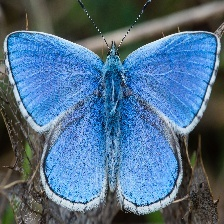
#> input picture dataset/train/ADONIS/006.jpg, 224 x 224 px, found by its file name; its folder holds 3 pictures in this run
$ python train_svc_hog_cascade.py
#> lines starting #> are read from the running program, lines starting #| are printed output that depends on the picture
# train_svm_cascade_with_report.py

import os
import numpy as np
from skimage import color, io, transform
from skimage.feature import hog
from sklearn.svm import SVC
from sklearn.preprocessing import StandardScaler
from sklearn.metrics import classification_report
from joblib import dump
from tqdm import tqdm
import argparse

# Cấu hình
IMAGE_SIZE  = (128, 128)
HOG_PARAMS  = {
    'orientations':    9,
    'pixels_per_cell': (16, 16),
    'cells_per_block': (2, 2),
    'block_norm':      'L2-Hys',
    'transform_sqrt':  True,
}
SVM_KERNEL  = 'rbf'
SVM_C       = 1.0
SVM_GAMMA   = 'scale'
CHUNK_SIZE  = 1000    # ảnh/chunk để gom SV

def extract_hog(path):
#> called with path = '/dataset/train/ADONIS/006.jpg'
    img = io.imread(path)
#> img is the input picture: shape (224, 224, 3); mean R, G, B 80.9, 111.6, 138.8
    if img.ndim == 3:
        img = color.rgb2gray(img)
#> img: shape (224, 224) float64
    img = transform.resize(img, IMAGE_SIZE, anti_aliasing=True)
#> img: shape (128, 128) float64
    return hog(img, **HOG_PARAMS)

def get_file_label_pairs(split_dir):
    pairs = []
    for cls in sorted(os.listdir(split_dir)):
        d = os.path.join(split_dir, cls)
        if not os.path.isdir(d):
            continue
        for fn in os.listdir(d):
            if fn.lower().endswith(('.jpg','jpeg','png')):
                pairs.append((os.path.join(d, fn), cls))
    return pairs

def train_on_chunk(pairs, scaler):
    feats, labels = [], []
    for path, label in pairs:
        feats.append(extract_hog(path))
        labels.append(label)
    X = np.vstack(feats)
    X = scaler.transform(X)
    y = np.array(labels)
    clf = SVC(kernel=SVM_KERNEL, C=SVM_C, gamma=SVM_GAMMA)
    clf.fit(X, y)
    return clf.support_vectors_, y[clf.support_]

def cascade_train(dataset_dir):
    train_pairs = get_file_label_pairs(os.path.join(dataset_dir, 'train'))
    classes     = sorted({lbl for _, lbl in train_pairs})

    # Fit scaler online
    scaler = StandardScaler()
    for i in range(0, len(train_pairs), CHUNK_SIZE):
        chunk = train_pairs[i:i+CHUNK_SIZE]
        Xc = np.vstack([extract_hog(p) for p,_ in chunk])
#> call 2 of extract_hog, with path = '/dataset/train/ADONIS/042.jpg'
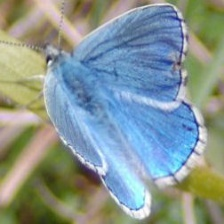
#> input picture dataset/train/ADONIS/042.jpg, 224 x 224 px, found by its file name
#> in extract_hog, img is the input picture: shape (224, 224, 3); mean R, G, B 134.6, 150.1, 147.4
#> in extract_hog (call 2), `img = color.rgb2gray(img)`:
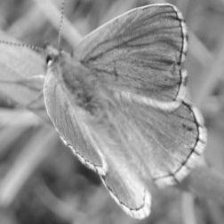
#> img: shape (224, 224) float64; min 0.127, max 0.998, mean 0.575
#> call 3 of extract_hog, with path = '/dataset/train/ADONIS/082.jpg'
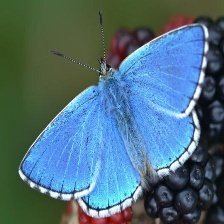
#> input picture dataset/train/ADONIS/082.jpg, 224 x 224 px, found by its file name
#> in extract_hog, img is the input picture: shape (224, 224, 3); mean R, G, B 79, 110, 123.3
#> in extract_hog (call 3), `img = transform.resize(img, IMAGE_SIZE, anti_aliasing=True)`:
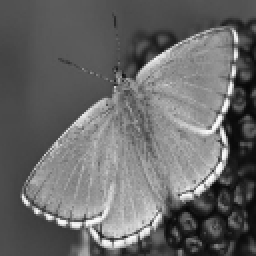
#> img: shape (128, 128) float64 (shown 2 times larger); min 0.0251, max 0.986, mean 0.409
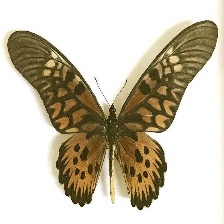
#> input picture dataset/train/AFRICAN GIANT SWALLOWTAIL/030.jpg, 224 x 224 px, found by its file name
#> in extract_hog, img is the input picture: shape (224, 224, 3); mean R, G, B 203, 195, 176.9
#> in extract_hog (call 4), `img = color.rgb2gray(img)`:
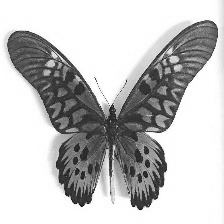
#> img: shape (224, 224) float64; min 0.0207, max 1, mean 0.766
#> in extract_hog (call 4), `img = transform.resize(img, IMAGE_SIZE, anti_aliasing=True)`:
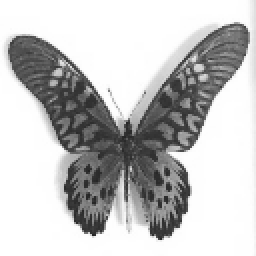
#> img: shape (128, 128) float64 (shown 2 times larger); min 0.137, max 1, mean 0.767
        scaler.partial_fit(Xc)

    # Train chunks + gom support vectors
    all_sv_feats, all_sv_labels = [], []
    for i in range(0, len(train_pairs), CHUNK_SIZE):
        chunk = train_pairs[i:i+CHUNK_SIZE]
        svf, svl = train_on_chunk(chunk, scaler)
        all_sv_feats.append(svf)
        all_sv_labels.append(svl)
    all_sv_feats  = np.vstack(all_sv_feats)
    all_sv_labels = np.concatenate(all_sv_labels)
    print(f"→ Collected {all_sv_feats.shape[0]} support vectors")
#| → Collected 4 support vectors

    # Final SVM trên support vectors
    final_clf = SVC(kernel=SVM_KERNEL, C=SVM_C, gamma=SVM_GAMMA)
    final_clf.fit(all_sv_feats, all_sv_labels)
    return final_clf, scaler, classes

def evaluate_split(clf, scaler, classes, dataset_dir, split):
    pairs = get_file_label_pairs(os.path.join(dataset_dir, split))
    feats, labels = [], []
    for path, label in pairs:
        feats.append(extract_hog(path))
        labels.append(label)
    X = scaler.transform(np.vstack(feats))
    y = np.array(labels)
    y_pred = clf.predict(X)
    print(f"\n=== Classification report on {split.upper()} ===")
    print(classification_report(y, y_pred, target_names=classes))

def main():
    dataset_dir = "/dataset"

    print("→ Running cascade training …")
    clf, scaler, classes = cascade_train(dataset_dir)

    # Nếu không debug thì xóa train và valid của vòng for đi vì vô nghĩa
    for split in ('train', 'valid', 'test'):
        evaluate_split(clf, scaler, classes, dataset_dir, split)

    # Save model
    dump({'model': clf, 'scaler': scaler, 'classes': classes},
         'svm_hog_cascade_with_report.joblib')
    print("\n→ Model saved to svm_hog_cascade_with_report.joblib")

if __name__ == "__main__":
#> (the run stopped early here; a loop or call above may not have finished)
